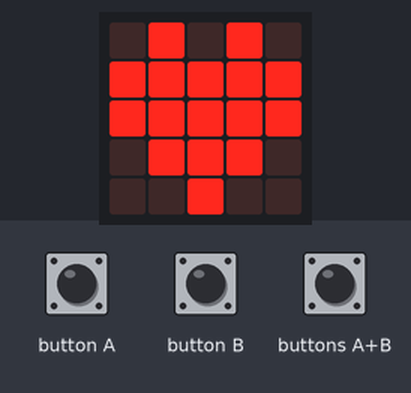
This program was run on a simulated BBC micro:bit running MicroPython. Parts: the board's 5×5 LED display. The inputs (shaded band) are chosen by the test bench.

Above: at 1.2 s.
1.3 s: buttons A+B pressed for 1 s
At 2.7 s:
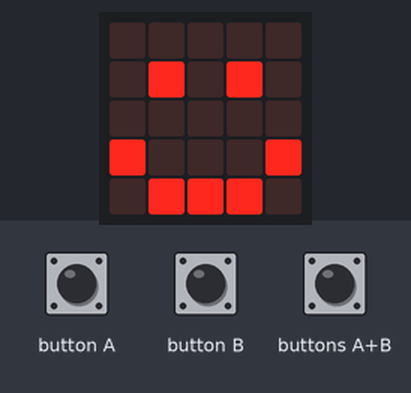
5.3 s: button A pressed for 3.2 s
At 9.6 s:
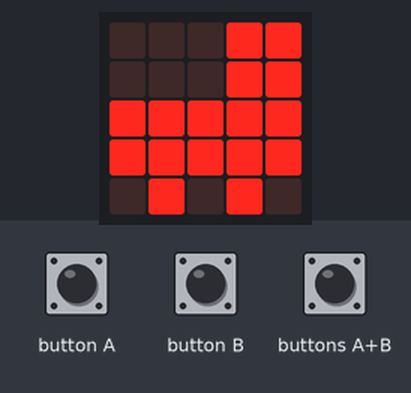
10.0 s: button A pressed for 0.15 s
At 10.7 s:
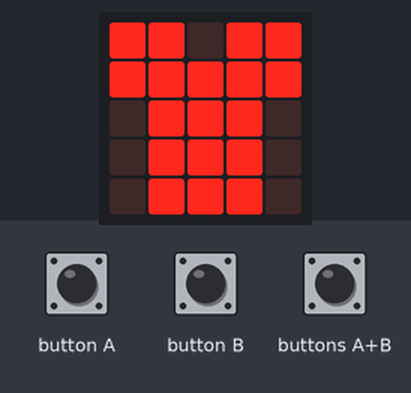
11.7 s: button A pressed for 1 s
At 13.2 s:
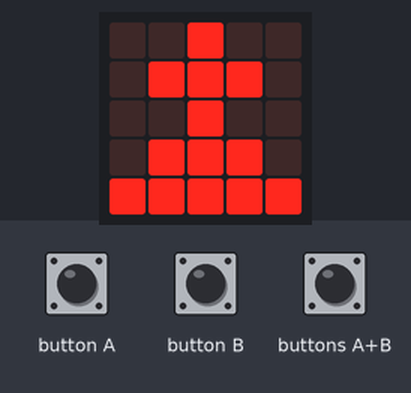
14.2 s: button A pressed for 0.15 s
At 15.1 s:
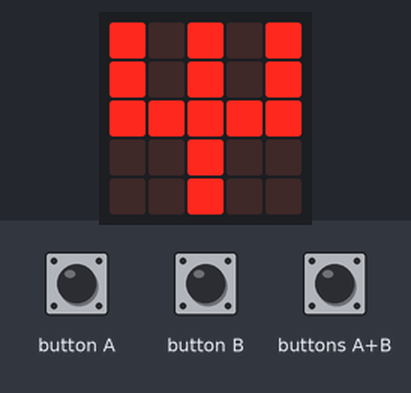
15.9 s: button A pressed for 3.2 s
At 20.0 s:
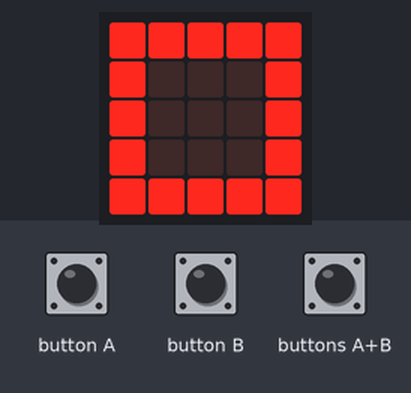
Timing chart, 0 to 21.5 s (numbered marks = the images above; inputs shaded):
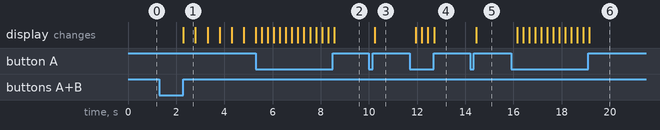

Measured:
- after the input at 1.3 s, the display: changes after 1.0 s (image 1)
- after the input at 10.0 s, the display: changes after 0.25 s (image 3)
- after the input at 11.7 s, the display: first changes after 0.25 s (image 4 shows a later state)
- after the input at 14.2 s, the display: changes after 0.25 s (image 5)
- after the input at 15.9 s, the display: first changes after 0.25 s (image 6 shows a later state)
- what the display in image 1 shows lasts 0.5 s, from 2.3 s to 2.8 s

The program:

All_Stock_Images.py
```python
# Display all of the pre-defined images under user control
# Instructions:
#   a:   show last image
#   b:   show next image
#   a+b: loop through images

import microbit as mb

# List of all predefined images
images=['HEART', 'HEART_SMALL',
        'HAPPY',  'SMILE',     'SAD',   'CONFUSED', 'ANGRY',
        'ASLEEP', 'SURPRISED', 'SILLY', 'FABULOUS', 'MEH',
        'YES', 'NO',
        'CLOCK1', 'CLOCK2', 'CLOCK3', 'CLOCK4',  'CLOCK5',  'CLOCK6',
        'CLOCK7', 'CLOCK8', 'CLOCK9', 'CLOCK10', 'CLOCK11', 'CLOCK12',
        'ARROW_N', 'ARROW_NE', 'ARROW_E', 'ARROW_SE', 'ARROW_S', 'ARROW_SW', 'ARROW_W', 'ARROW_NW',
        'TRIANGLE', 'TRIANGLE_LEFT', 'CHESSBOARD', 'DIAMOND', 'DIAMOND_SMALL', 'SQUARE', 'SQUARE_SMALL',
        'RABBIT', 'COW', 'DUCK', 'TORTOISE', 'BUTTERFLY', 'SNAKE', 'GIRAFFE', 'STICKFIGURE',
        'MUSIC_CROTCHET', 'MUSIC_QUAVER', 'MUSIC_QUAVERS',
        'PITCHFORK', 'XMAS', 'PACMAN', 'GHOST', 'TARGET', 'TSHIRT',
        'ROLLERSKATE', 'HOUSE',   'SWORD', 'SKULL', 'UMBRELLA']

n_images=len(images) # Total number of images
i=0                  # Image number: initialise to 0
looping=False        # Logical: are we looping over images: initialise to False

# Forever loop in which to run main code
while True:
    # Show image using current value of i
    image=images[i]
    eval('mb.display.show(mb.Image.'+image+')')

    # Move to next image and switch off looping if button b is pressed
    if mb.button_b.is_pressed():
        i=(i+1) % n_images #don't let value go above number of images
        looping=False
        mb.sleep(250)
    # Move to next image and switch off looping if button b is pressed
    elif mb.button_a.is_pressed():
        looping=False
        i=(i-1) % n_images #don't let value go below 0
        mb.sleep(250)

    # Switch on looping if both buttons are pressed
    if (mb.button_a.is_pressed() and mb.button_b.is_pressed()):
        looping=True
        mb.sleep(250)

    # Loop over images is "looping" is True
    if looping:
        i=(i+1) % n_images
        mb.sleep(500)
```
